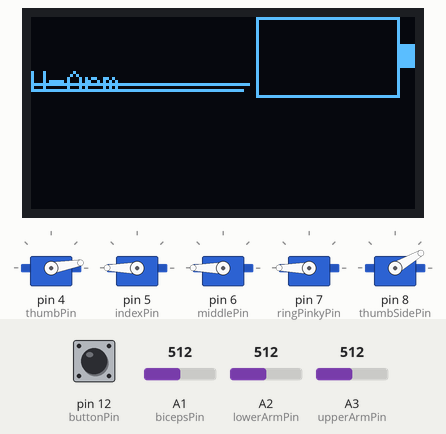
Recording of a sketch running on a simulated Arduino Uno, built with avr-gcc and run on an emulated ATmega328P. Shown: 128×64 one-colour display, 5 × servo. The test bench sets the inputs (shaded band); at power-on: A3 (upperArmPin) = 512, A2 (lowerArmPin) = 512, pin 12 (buttonPin) LOW, A1 (bicepsPin) = 512. What the sketch prints to the serial monitor is not drawn.

Above: at 2.2 s.
2.3 s: A3 (upperArmPin) set to 313
6.5 s: A3 (upperArmPin) set to 282
At 8.0 s:
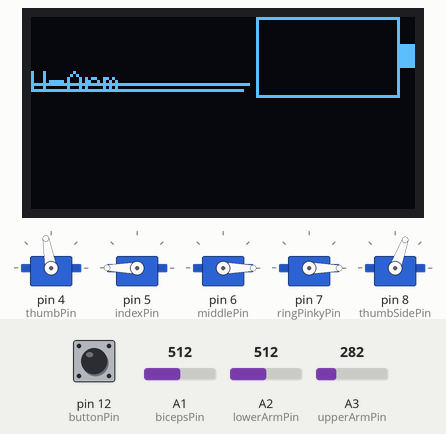
12.5 s: A2 (lowerArmPin) set to 312
14.5 s: A2 (lowerArmPin) set to 283
At 17.5 s:
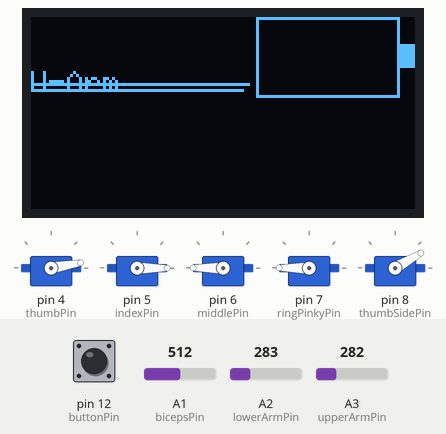
20.5 s: pin 12 (buttonPin) pulled HIGH for 1 s
At 22.0 s:
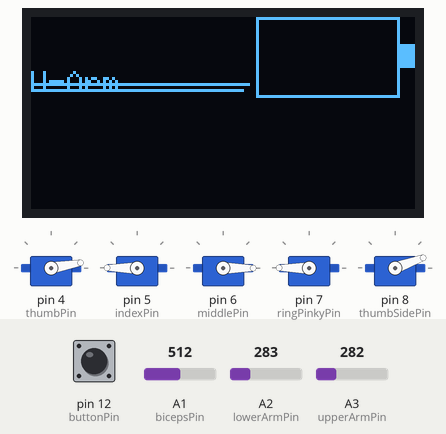
24.6 s: pin 12 (buttonPin) pulled HIGH for 3.2 s
At 29.8 s:
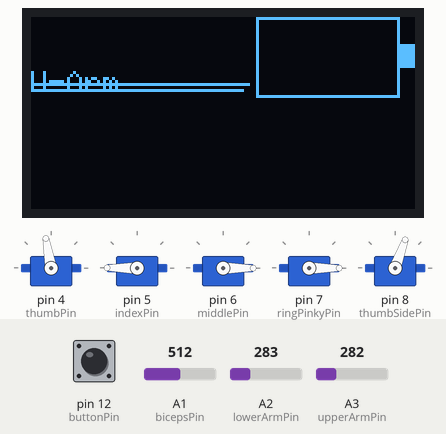
Timing chart, 0 to 31.3 s (numbered marks = the images above; inputs shaded):
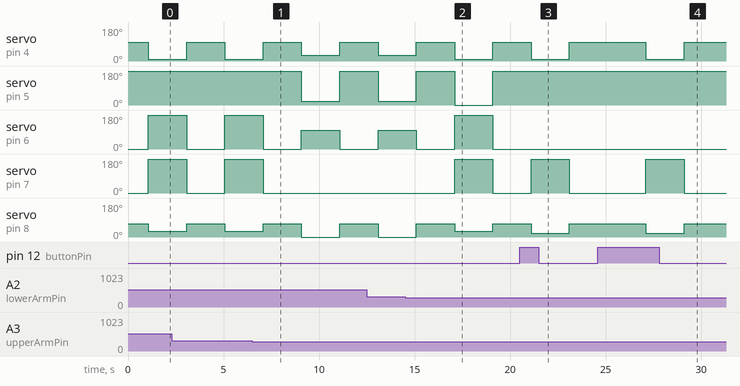

Measured:
- the behaviour switches between 301 and 300 on A3 (upperArmPin) (found by bisection; images 0 and 1)
- the behaviour switches between 301 and 300 on A2 (lowerArmPin) (found by bisection; images 1 and 2)
- after the input at 6.5 s, servo on pin 5 (indexPin): 180° → 20° after 2.6 s, → 180° 2.0 s later; servo on pin 7 (ringPinkyPin): goes on until 7.1 s, then stays 0°
- after the input at 14.5 s, servo on pin 7 (ringPinkyPin): 0° → 180° after 2.6 s, → 0° 2.0 s later
- after the input at 20.5 s, servo on pin 5 (indexPin): stays 180° (without the input it goes to 0° after 0.60 s); servo on pin 6 (middlePin): stays 0° (without the input it goes to 180° after 0.60 s)
- after the input at 24.6 s, servo on pin 4 (thumbPin): 100° → 10° after 2.5 s, → 100° 2.0 s later; servo on pin 7 (ringPinkyPin): 0° → 180° after 2.5 s, → 0° 2.0 s later; servo on pin 8 (thumbSidePin): 70° → 20° after 2.5 s, → 70° 2.0 s later

The sketch:

UArm_mar26_Alina.ino
```cpp
//library for servos
#include <Servo.h>
//library for bluetooth
#include <SoftwareSerial.h>
//library for non-volatile memory
#include <EEPROM.h>
//library for Voltage reading and LCD display
#include <SPI.h>
#include <Wire.h>
#include <Adafruit_SSD1306.h>
//#include <Fonts/FreeMonoBoldOblique12pt7b.h>

//Instances of Servo class
Servo thumbServo, indexServo, middleServo, ringPinkyServo, thumbSideServo;

//Initialize serial communication on pins 2 and 3
SoftwareSerial BTserial(2, 3);

//define Pins for each servo
#define thumbPin 4
#define indexPin 5
#define middlePin 6
#define ringPinkyPin 7
#define thumbSidePin 8

//define Pins for MyoWare sensors
#define lowerArmPin A2
#define upperArmPin A3
#define bicepsPin A1

//define pin for button
#define buttonPin 12

//define display screen
#define OLED_RESET 9
Adafruit_SSD1306 Display(OLED_RESET);

//declare and initialize variables
//thresholds for each sensor
int lowerArmThreshold = 300;
int upperArmThreshold = 300;
int bicepsThreshold = 300;
//a minimum and a maximum threshold used to check if calculated thresholds are correct
int minThreshold = 200;
int maxThreshold = 600;

//variables to read Myoware Sensor input
int lowerArmValue = 0;
int upperArmValue = 0;
int bicepsValue = 0;

//flag
int flag = 1;

//number of readings for each sensor
const int numReadings = 100;


//variable to ceck if button pressed
int buttonState = 0;
//variable for mode (can be 1 and 2)
int mode = 1;
//variable for gesture name for LCD display
String gesture = " open hand";

//boolean variables for calibration
bool calibrated = false;
bool calibratedLowerArmSensor = false;
bool calibratedUpperArmSensor = false;
bool calibratedBicepsSensor = false;

//array and size of array to hold data read by bluetooth
const byte numCharacters = 32;
char receivedChars[numCharacters];
//boolean variable to keep track when new data received from BT
bool newData = false;


//addresses where thresholds are stored in EEPROM
int addressLowerArmThreshold = 0;
int addressUpperArmThreshold = 2;
int addressBicepsThreshold = 4;

//functions declaration

//Reads "numReadings" times from the analog input pin and it returns the average
int sensorCalibration(int pin);
//Checks validity of a threshold
bool isThresholdValid(int thresh);

//Reads the analog input pin 10x and returns an average
int getSensorValue(int pin);

//Functions for gestures of the arm
void open_hand();
void close_hand();
void pointing();
void pincing();
void peace_out();
void alright();
void  thumb_up();
//void come_here();
//void doAllGestures();

//Bluetooth communications functions
void showNewData();
void receiveData();
void processIncomingData();

//writing thresholds to EEPROM
void writeThresholdsToEEPROM();
void readThresholdsFromEEPROM();

boolean now = true;


/**********************************************************************
  This is the setup function. It runs once when the Arduino is turned on
 **********************************************************************/
void setup() {
  // put your setup code here, to run once:

  //start serial communication with Serial Monitor, bluetooth module, and LCD display
  Display.begin(SSD1306_SWITCHCAPVCC, 0x3C);
  Serial.begin(9600);
  BTserial.begin(9600);


  //attach servos
  thumbServo.attach(thumbPin);
  indexServo.attach(indexPin);
  middleServo.attach(middlePin);
  ringPinkyServo.attach(ringPinkyPin);
  thumbSideServo.attach(thumbSidePin);

  //set UArm to open position
  open_hand();

    // LCD setup
  Display.clearDisplay();
  //Display.setFont(&FreeMonoBoldOblique12pt7b);
  Display.setTextSize(0);
  Display.setTextColor(WHITE, BLACK);
  Display.setCursor(0, 18);
  Display.println("U-Arm");
  Display.drawLine(1,22,72,22,WHITE);
  Display.drawLine(0,24,70,24,WHITE);
  Display.fillRect(123,9.5,5,8,WHITE);
  Display.drawRect(75,0,48,27,WHITE);
  Display.display();
  delay (1000);
  Display.setFont(NULL);

  //We need to read all the thresholds stored in EEPROM and turn the calibrated boolean variables true
  //writeThresholdsToEEPROM();
  //we need to check that there exist a valid threshold in eeprom.
  //readThresholdsFromEEPROM();
  //calibrated = true;

  //Run next code if you need to see on the Serial Monitor what values were read from EEPROM
  //Serial.println(lowerArmThreshold);
  //Serial.println(upperArmThreshold);
  //Serial.println(bicepsThreshold);


  //run this function to check that all servos are working properly
  //doAllGestures();

}


/******************************************
  This is the main loop that repeats forever
 *****************************************/
void loop() {
  // put your main code here, to run repeatedly:


  //read data coming from Android app via bluetooth
 // receiveData();
  //display data on Serial Monitor
 // showNewData();
  // process data (turn calibration flags false in order to start the calibration process)
  //processIncomingData();


  //check if calibrated
  /*if (!calibrated) {
    //If all sensor were calibrated, make calibrated variable true
    if (calibratedLowerArmSensor && calibratedUpperArmSensor && calibratedBicepsSensor) {
      calibrated = true;
      //We should store this values in the EEPROM memory
      writeThresholdsToEEPROM();
      BTserial.print(F("Your sensors were calibrated successfully!"));
    }
  }
  else
  {
    if(!isThresholdValid(lowerArmThreshold) || !isThresholdValid(upperArmThreshold) || !isThresholdValid(bicepsThreshold)) {
      //print a message to the LCD screen stating that UArm needs calibration

    }
    else
    {*/
      //get sensor values at lowerArmPin, upperArmPin, bicepsPin
      //Display battery level on LCD
     // DrawTitles(double(readVcc())/1024);
      lowerArmValue = getSensorValue(lowerArmPin);
      upperArmValue = getSensorValue(upperArmPin);
      bicepsValue = getSensorValue(bicepsPin);

      //check if sensor value is higher then threshold and converting to digital
       if (upperArmValue > upperArmThreshold) { upperArmValue = HIGH; }
       else if (lowerArmValue > lowerArmThreshold) { lowerArmValue = HIGH; }
       else  if (bicepsValue > bicepsThreshold) { bicepsValue = HIGH; }

      //Read button state, if pressed
      buttonState = digitalRead(buttonPin);

      // check if the pushbutton was pressed and change modes accordingly
      if (buttonState == HIGH && mode == 1) { mode = 2; }
      else if (buttonState == HIGH && mode == 2) { mode = 1; }

      //Checking modes
      if (mode == 1) {
        //when flag=1 do gesture, when flag=2 open hand
        if(flag == 1) {
          if(bicepsValue == HIGH) {
            close_hand();
            Serial.println(F("close hand"));
            gesture = " close hand";
            flag = 2;
          }
          else if (lowerArmValue == HIGH) {
            pincing();
            Serial.println(F("pincing"));
            gesture = " pincing";
            flag = 2;
          }
          else if(upperArmValue == HIGH) {
            pointing();
            gesture = " pointing";
            Serial.println(F("pointing"));
            flag = 2;
          }
        }
        else if(flag == 2) {
          if(bicepsValue == HIGH || lowerArmValue == HIGH || upperArmValue == HIGH) {
            open_hand();
            Serial.println(F("open hand"));
            gesture = " open hand";
            flag = 1;
            Serial.println(flag);
          }
        }
      }
      else if (mode == 2) {
         if(flag == 1) {
          if(bicepsValue == HIGH) {
            peace_out();
            gesture = " peace out";
            flag = 2;
          }
          else if (lowerArmValue == HIGH) {
            alright();
            gesture = " alright";
            flag = 2;
          }
          else if(upperArmValue == HIGH) {
            thumb_up();
            gesture = " thumb up";
            flag = 2;
          }
        }
        else if(flag == 2) {
          if(bicepsValue == HIGH || lowerArmValue == HIGH || upperArmValue == HIGH) {
            open_hand();
            gesture = " open hand";
            flag == 1;
          }
        }
      }
      delay(2000);
    //}
  //}
}
//end of main loop


/**********************************************
  Function definition
 ***********************************************/

int sensorCalibration(int pin)
{
  int reading[numReadings] = {0};
  long average = 0;
  for (int i = 0; i < numReadings; i++)
  {
    reading[i] = analogRead(pin);
    average+=reading[i];
    delay(50);
  }

  return average / numReadings;
}

int getSensorValue(int pin)
{
  int value = 0;
  for (int i = 0; i < 10; i++)
  {
    value += analogRead(pin);
  }
  return value / 10;
}

long readVcc() {
  long result;
  // Read 1.1V reference against AVcc
  ADMUX = _BV(REFS0) | _BV(MUX3) | _BV(MUX2) | _BV(MUX1);
  delay(2); // Wait for Vref to settle
  ADCSRA |= _BV(ADSC); // Convert
  while (bit_is_set(ADCSRA, ADSC));
  result = ADCL;
  result |= ADCH << 8;
  result = 1126400L / result; // Back-calculate AVcc in mV
  return result;
}

void DrawTitles(double volt) {
   Display.setTextSize(2);
    Display.setTextColor(WHITE, BLACK);
    Display.setCursor(25, 30);
    Display.print(" Mode ");
    Display.println(mode);
    Display.print(gesture);
   Display.display();
   if(volt >= 4.65)
   {
    Display.fillRect(77,2,8,23,WHITE);
    Display.fillRect(86,2,8,23,WHITE);
    Display.fillRect(95,2,8,23,WHITE);
    Display.fillRect(104,2,8,23,WHITE);
    Display.fillRect(113,2,8,23,WHITE);
    Display.fillTriangle(85,22,  105,16,  99,11, BLACK);
    Display.fillTriangle(112,4,  93,8,  99,13, BLACK);}
   else if(volt < 4.72 &&volt >= 4.62)
   {
    Display.fillRect(77,2,8,23,WHITE);
    Display.fillRect(86,2,8,23,WHITE);
    Display.fillRect(95,2,8,23,WHITE);
    Display.fillRect(104,2,8,23,WHITE);
    Display.fillRect(113,2,8,23,BLACK);
    Display.fillTriangle(85,22,  105,16,  99,11, BLACK);
    Display.fillTriangle(112,4,  93,8,  99,13, BLACK);}
   else if(volt < 4.62 &&volt >= 4.52)
   {
    Display.fillRect(77,2,8,23,WHITE);
    Display.fillRect(86,2,8,23,WHITE);
    Display.fillRect(95,2,8,23,WHITE);
    Display.fillRect(104,2,8,23,BLACK);
    Display.fillRect(113,2,8,23,BLACK);
    Display.fillTriangle(85,22,  105,16,  99,11, BLACK);
    Display.fillTriangle(112,4,  93,8,  99,13, BLACK);
    Display.fillTriangle(103,17,  105,16,  103,15, WHITE);
    Display.fillTriangle(112,5,  103,7,  103,10, WHITE);
   }
   else if(volt < 4.52 &&volt >= 4.42)
   {
    Display.fillRect(77,2,8,23,WHITE);
    Display.fillRect(86,2,8,23,WHITE);
    Display.fillRect(95,2,8,23,BLACK);
    Display.fillRect(104,2,8,23,BLACK);
    Display.fillRect(113,2,8,23,BLACK);
    Display.fillTriangle(85,22,  105,16,  99,11, BLACK);
    Display.fillTriangle(112,4,  93,8,  99,13, WHITE);
    Display.fillTriangle(94,20,  105,16,  99,11, WHITE);
    Display.fillTriangle(94,15,  94,20,  99,11, WHITE);
   }
   else if(volt < 3.90 &&volt >= 3.75)
   {
    Display.fillRect(77,2,8,23,WHITE);
    Display.fillRect(86,2,8,23,BLACK);
    Display.fillRect(95,2,8,23,BLACK);
    Display.fillRect(104,2,8,23,BLACK);
    Display.fillRect(113,2,8,23,BLACK);
    Display.fillTriangle(85,22,  105,16,  99,11, WHITE);
    Display.fillTriangle(112,4,  93,8,  99,13, WHITE);}
   else
   {
    Display.fillRect(77,2,8,23,BLACK);
    Display.fillRect(86,2,8,23,BLACK);
    Display.fillRect(95,2,8,23,BLACK);
    Display.fillRect(104,2,8,23,BLACK);
    Display.fillRect(113,2,8,23,BLACK);
    Display.fillTriangle(85,22,  105,16,  99,11, WHITE);
    Display.fillTriangle(112,4,  93,8,  99,13, WHITE);}

   Display.display();
}

/*void doAllGestures()
{
  close_hand();
  delay(500);
  open_hand();
  delay(500);
  pincing();
  delay(500);
  open_hand();
  delay(500);
  pointing();
  delay(500);
  open_hand();
  delay(500);
  peace_out();
  delay(500);
  open_hand();
  delay(500);
  thumb_up();
  delay(500);
  open_hand();
  delay(500);
}*/


void open_hand()
{
  thumbServo.write(100);
  indexServo.write(180);
  middleServo.write(0);
  ringPinkyServo.write(0);
  thumbSideServo.write(70);
}

void close_hand()
{
  thumbServo.write(10);
  indexServo.write(0);
  middleServo.write(180);
  ringPinkyServo.write(180);
  thumbSideServo.write(30);
}

void pointing()
{
  thumbServo.write(10);
  indexServo.write(180);
  middleServo.write(180);
  ringPinkyServo.write(180);
  thumbSideServo.write(30);
}

void pincing()
{
  thumbServo.write(30);
  indexServo.write(20);
  middleServo.write(100);
  ringPinkyServo.write(0);
  thumbSideServo.write(0);
}

void peace_out()
{
  thumbServo.write(10);
  indexServo.write(180);
  middleServo.write(0);
  ringPinkyServo.write(180);
  thumbSideServo.write(20);
}

void alright()
{
  thumbServo.write(40);
  indexServo.write(20);
  middleServo.write(0);
  ringPinkyServo.write(0);
  thumbSideServo.write(0);
}

void  thumb_up()
{
  thumbServo.write(100);
  indexServo.write(0);
  middleServo.write(180);
  ringPinkyServo.write(180);
  thumbSideServo.write(70);
}

/*void come_here()
{
  while ( bicepsValue >= bicepsThreshold &&  upperArmValue >= upperArmThreshold)
  {
    close_hand();
    delay(400);
    pointing();
    delay(400);
    upperArmValue = analogRead(upperArmPin);
    // lowerarm = analogRead(A2);
    bicepsValue = analogRead(bicepsPin);
  }
}*/
void receiveData() {
  static boolean recvInProgress = false;
  static int ndx = 0;
  char startMarker = '<';
  char endMarker = '>';
  char character;

  while (BTserial.available() > 0 && newData == false) {
    character = BTserial.read();

    if (recvInProgress == true) {
      if (character != endMarker) {
        receivedChars[ndx] = character;
        ndx++;
        if (ndx >= numCharacters) {
          ndx = numCharacters - 1;
        }
      }
      else {
        receivedChars[ndx] = '\0'; // terminate the string
        recvInProgress = false;
        ndx = 0;
        newData = true;
      }
    }

    else if (character == startMarker) {
      recvInProgress = true;
    }
  }
}

void showNewData() {
  if (newData == true) {
    Serial.print(F("This just in ... "));
    Serial.println(receivedChars);

  }
}

void processIncomingData() {
  //used for millis
  unsigned long startMillis = 0;
  unsigned long currentMillis = 0;
  int period = 4000;
  //constant characters to be sent or received via bluetooth
  //these caracters will be received from Android app
  const char START_CALIBRATION = 'C';
  const char CALIBRATE_LAS = '1';
  const char CALIBRATE_UAS = '2';
  const char CALIBRATE_BS = '3';
  if (newData == true) {
    char data = receivedChars[0];
    if (data == CALIBRATE_LAS) {
      calibrated = false;
      startMillis = millis();
      while(millis() < startMillis + period) {//do nothing, a delay that runs exactly period/1000 seconds
        }
      lowerArmThreshold = sensorCalibration(lowerArmPin);
      Serial.println(F("The new value of lower arm threshold is: "));
      Serial.println(lowerArmThreshold);
      if (isThresholdValid(lowerArmThreshold)) {
        calibratedLowerArmSensor = true;
      }
    }
    if (data == CALIBRATE_UAS) {
      startMillis = millis();
      while(millis() < startMillis + period) {//do nothing, a delay that runs exactly period/1000 seconds
        }
      upperArmThreshold = sensorCalibration(upperArmPin);
      Serial.println(F("The new value of upper arm threshold is: "));
      Serial.println(upperArmThreshold);
      if (isThresholdValid(upperArmThreshold)) {
        calibratedUpperArmSensor = true;
      }
    }
    if (data == CALIBRATE_BS) {
      startMillis = millis();
      while(millis() < startMillis + period) {//do nothing, a delay that runs exactly period/1000 seconds
        }
      bicepsThreshold = sensorCalibration(bicepsPin);
      Serial.println(F("The new value of biceps threshold is: "));
      Serial.println(bicepsThreshold);
      if (isThresholdValid(bicepsThreshold)) {
        calibratedBicepsSensor = true;
      }
    }
  }
  newData = false;
}


bool isThresholdValid(int thresh) {
  if (thresh >= minThreshold && thresh <= maxThreshold) {
    return true;
  }
  else
  {
    return false;
    //some code to send data to UArm app to redo calibration
  }
}

void writeThresholdsToEEPROM() {
  EEPROM.put(addressLowerArmThreshold, lowerArmThreshold);
  EEPROM.put(addressUpperArmThreshold, upperArmThreshold);
  EEPROM.put(addressBicepsThreshold, bicepsThreshold);
}
void readThresholdsFromEEPROM() {
  EEPROM.get(addressLowerArmThreshold, lowerArmThreshold);
  EEPROM.get(addressUpperArmThreshold, upperArmThreshold);
  EEPROM.get(addressBicepsThreshold, bicepsThreshold);
}
```
